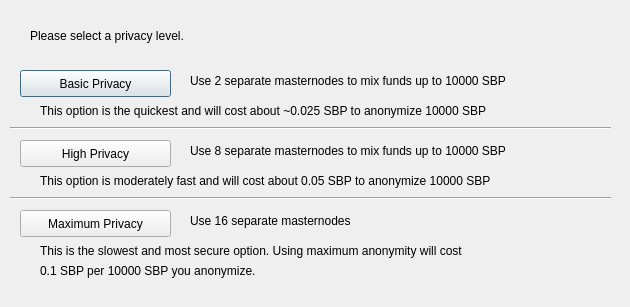
<?xml version="1.0" encoding="UTF-8"?>
<ui version="4.0">
 <class>ObfuscationConfig</class>
 <widget class="QDialog" name="ObfuscationConfig">
  <property name="geometry">
   <rect>
    <x>0</x>
    <y>0</y>
    <width>630</width>
    <height>307</height>
   </rect>
  </property>
  <property name="windowTitle">
   <string>Configure Obfuscation</string>
  </property>
  <widget class="QPushButton" name="buttonBasic">
   <property name="geometry">
    <rect>
     <x>20</x>
     <y>70</y>
     <width>151</width>
     <height>27</height>
    </rect>
   </property>
   <property name="text">
    <string>Basic Privacy</string>
   </property>
  </widget>
  <widget class="QPushButton" name="buttonHigh">
   <property name="geometry">
    <rect>
     <x>20</x>
     <y>140</y>
     <width>151</width>
     <height>27</height>
    </rect>
   </property>
   <property name="text">
    <string>High Privacy</string>
   </property>
  </widget>
  <widget class="QPushButton" name="buttonMax">
   <property name="geometry">
    <rect>
     <x>20</x>
     <y>210</y>
     <width>151</width>
     <height>27</height>
    </rect>
   </property>
   <property name="text">
    <string>Maximum Privacy</string>
   </property>
  </widget>
  <widget class="QLabel" name="label">
   <property name="geometry">
    <rect>
     <x>30</x>
     <y>20</y>
     <width>571</width>
     <height>31</height>
    </rect>
   </property>
   <property name="text">
    <string>Please select a privacy level.</string>
   </property>
  </widget>
  <widget class="QLabel" name="label_2">
   <property name="geometry">
    <rect>
     <x>190</x>
     <y>70</y>
     <width>421</width>
     <height>21</height>
    </rect>
   </property>
   <property name="text">
    <string>Use 2 separate masternodes to mix funds up to 10000 SBP</string>
   </property>
  </widget>
  <widget class="QLabel" name="label_3">
   <property name="geometry">
    <rect>
     <x>190</x>
     <y>140</y>
     <width>411</width>
     <height>21</height>
    </rect>
   </property>
   <property name="text">
    <string>Use 8 separate masternodes to mix funds up to 10000 SBP</string>
   </property>
  </widget>
  <widget class="QLabel" name="label_4">
   <property name="geometry">
    <rect>
     <x>190</x>
     <y>210</y>
     <width>421</width>
     <height>21</height>
    </rect>
   </property>
   <property name="text">
    <string>Use 16 separate masternodes</string>
   </property>
  </widget>
  <widget class="QLabel" name="label_6">
   <property name="geometry">
    <rect>
     <x>40</x>
     <y>100</y>
     <width>561</width>
     <height>21</height>
    </rect>
   </property>
   <property name="text">
    <string>This option is the quickest and will cost about ~0.025 SBP to anonymize 10000 SBP</string>
   </property>
  </widget>
  <widget class="QLabel" name="label_7">
   <property name="geometry">
    <rect>
     <x>40</x>
     <y>170</y>
     <width>561</width>
     <height>21</height>
    </rect>
   </property>
   <property name="text">
    <string>This option is moderately fast and will cost about 0.05 SBP to anonymize 10000 SBP</string>
   </property>
  </widget>
  <widget class="QLabel" name="label_8">
   <property name="geometry">
    <rect>
     <x>40</x>
     <y>240</y>
     <width>561</width>
     <height>21</height>
    </rect>
   </property>
   <property name="text">
    <string>This is the slowest and most secure option. Using maximum anonymity will cost</string>
   </property>
  </widget>
  <widget class="QLabel" name="label_9">
   <property name="geometry">
    <rect>
     <x>40</x>
     <y>260</y>
     <width>561</width>
     <height>21</height>
    </rect>
   </property>
   <property name="text">
    <string>0.1 SBP per 10000 SBP you anonymize.</string>
   </property>
  </widget>
  <widget class="Line" name="line">
   <property name="geometry">
    <rect>
     <x>10</x>
     <y>120</y>
     <width>601</width>
     <height>16</height>
    </rect>
   </property>
   <property name="orientation">
    <enum>Qt::Horizontal</enum>
   </property>
  </widget>
  <widget class="Line" name="line_2">
   <property name="geometry">
    <rect>
     <x>10</x>
     <y>190</y>
     <width>601</width>
     <height>16</height>
    </rect>
   </property>
   <property name="orientation">
    <enum>Qt::Horizontal</enum>
   </property>
  </widget>
 </widget>
 <resources/>
 <connections/>
</ui>
